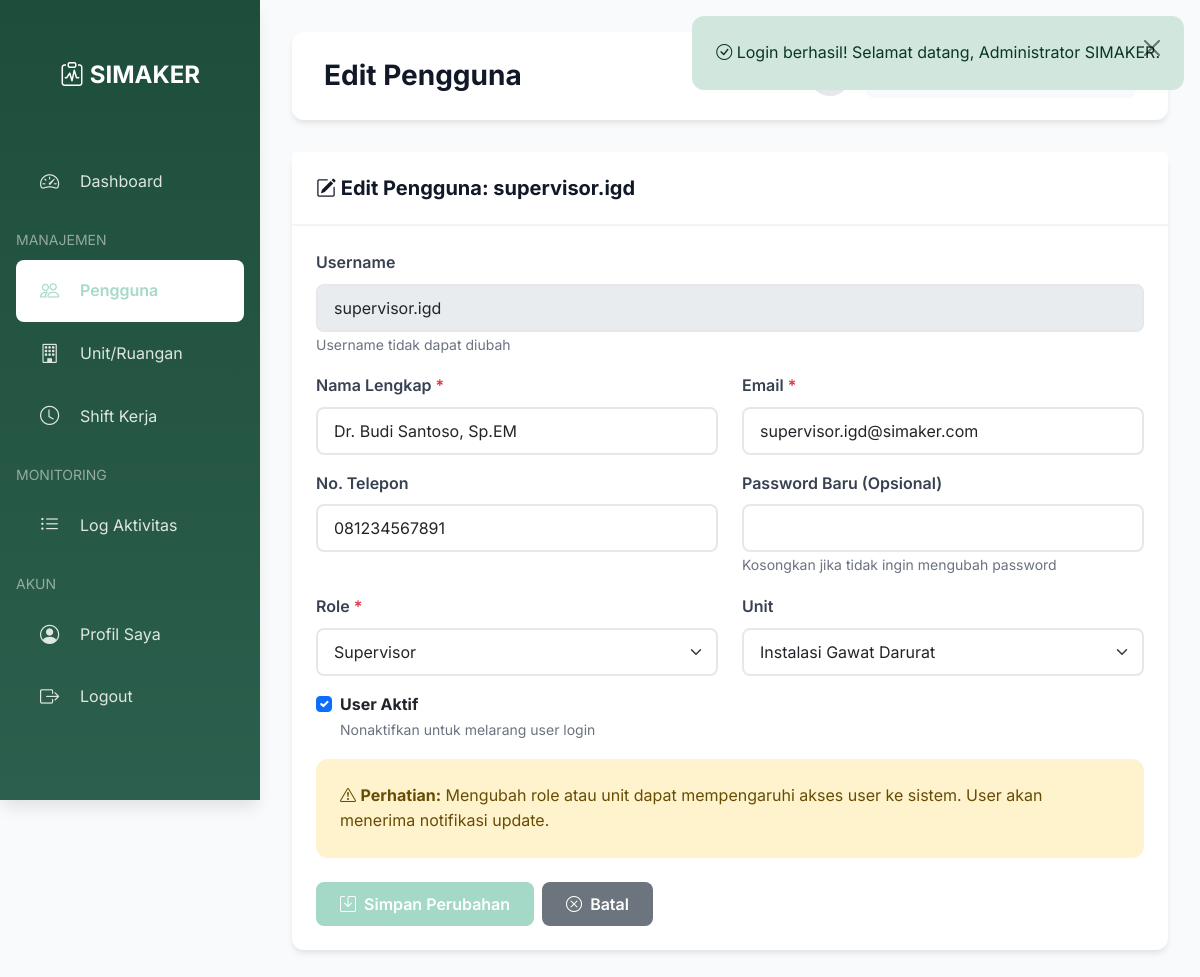
The app's page /modules/admin/users/edit.php?id=2 (signed in) with its own data.
### tables this page shows
CREATE TABLE users (
    id INT AUTO_INCREMENT PRIMARY KEY,
    username VARCHAR(50) UNIQUE NOT NULL,
    email VARCHAR(100) UNIQUE NOT NULL,
    password VARCHAR(255) NOT NULL,
    role_id INT NOT NULL,
    unit_id INT NULL,
    full_name VARCHAR(100) NOT NULL,
    phone VARCHAR(20),
    avatar VARCHAR(255) DEFAULT NULL,
    is_active BOOLEAN DEFAULT 1,
    created_at TIMESTAMP DEFAULT CURRENT_TIMESTAMP,
    updated_at TIMESTAMP DEFAULT CURRENT_TIMESTAMP ON UPDATE CURRENT_TIMESTAMP,
    FOREIGN KEY (role_id) REFERENCES roles(id) ON DELETE RESTRICT,
    FOREIGN KEY (unit_id) REFERENCES units(id) ON DELETE SET NULL
);

CREATE TABLE roles (
    id INT AUTO_INCREMENT PRIMARY KEY,
    role_name VARCHAR(50) UNIQUE NOT NULL,
    description TEXT
);

CREATE TABLE units (
    id INT AUTO_INCREMENT PRIMARY KEY,
    unit_code VARCHAR(20) UNIQUE NOT NULL,
    unit_name VARCHAR(100) NOT NULL,
    description TEXT,
    is_active BOOLEAN DEFAULT 1,
    created_at TIMESTAMP DEFAULT CURRENT_TIMESTAMP
);

### config/database.php (called while the page is built, shortened)
<?php
class Database {
    private static $instance = null;
    private $connection;
    private function __construct() {
        try {
            $dsn = "mysql:host=" . DB_HOST . ";dbname=" . DB_NAME . ";charset=" . DB_CHARSET;
            $options = [
                PDO::ATTR_ERRMODE => PDO::ERRMODE_EXCEPTION,
                PDO::ATTR_DEFAULT_FETCH_MODE => PDO::FETCH_ASSOC,
                PDO::ATTR_EMULATE_PREPARES => false,
            ];
            $this->connection = new PDO($dsn, DB_USER, DB_PASS, $options);
        } catch (PDOException $e) {
            die("Connection failed: " . $e->getMessage());
        }
    }
    public static function getInstance() {
        if (self::$instance === null) {
            self::$instance = new self();
        }
        return self::$instance;
    }
    public function getConnection() {
        return $this->connection;
    }
}
function db() {
    return Database::getInstance()->getConnection();
}
function query($sql, $params = []) {
    $db = db();
    $stmt = $db->prepare($sql);
    $stmt->execute($params);
    return $stmt;
}
function fetchAll($sql, $params = []) {
    $stmt = query($sql, $params);
    return $stmt->fetchAll();
}
function fetchOne($sql, $params = []) {
    $stmt = query($sql, $params);
    return $stmt->fetch();
}

### includes/security.php (called while the page is built, shortened)
<?php
function escapeHtml($text) {
    return htmlspecialchars($text, ENT_QUOTES, 'UTF-8');
}

### modules/admin/users/edit.php (the view, shortened to what this page needs)
<?php
require_once __DIR__ . '/../../../config/database.php';
require_once __DIR__ . '/../../../includes/security.php';
$userId = (int)($_GET['id'] ?? 0);
$user = fetchOne("SELECT * FROM users WHERE id = :id", ['id' => $userId]);
$roles = fetchAll("SELECT * FROM roles ORDER BY role_name");
$units = fetchAll("SELECT * FROM units WHERE is_active = 1 ORDER BY unit_name");
require_once __DIR__ . '/../../../layouts/header.php';
require_once __DIR__ . '/../../../layouts/sidebar-admin.php';
?>
<div class="card">
    <div class="card-header">
        <h5 class="mb-0"><i class="bi bi-pencil-square"></i> Edit Pengguna: <?= escapeHtml($user['username']) ?></h5>
    </div>
    <div class="card-body">
        <form method="POST" class="needs-validation" novalidate>
            <div class="mb-3">
                <label class="form-label">Username</label>
                <input type="text" class="form-control" value="<?= escapeHtml($user['username']) ?>" disabled>
                <small class="text-muted">Username tidak dapat diubah</small>
            </div>
            <div class="row">
                <div class="col-md-6 mb-3">
                    <label for="full_name" class="form-label">Nama Lengkap <span class="text-danger">*</span></label>
                    <input type="text" class="form-control" id="full_name" name="full_name"
                           value="<?= escapeHtml($user['full_name']) ?>" required>
                </div>
                <div class="col-md-6 mb-3">
                    <label for="email" class="form-label">Email <span class="text-danger">*</span></label>
                    <input type="email" class="form-control" id="email" name="email"
                           value="<?= escapeHtml($user['email']) ?>" required>
                </div>
            </div>
            <div class="row">
                <div class="col-md-6 mb-3">
                    <label for="phone" class="form-label">No. Telepon</label>
                    <input type="tel" class="form-control" id="phone" name="phone"
                           value="<?= escapeHtml($user['phone'] ?? '') ?>">
                </div>
                <div class="col-md-6 mb-3">
                    <label for="new_password" class="form-label">Password Baru (Opsional)</label>
                    <input type="password" class="form-control" id="new_password" name="new_password" minlength="6">
                    <small class="text-muted">Kosongkan jika tidak ingin mengubah password</small>
                </div>
            </div>
            <div class="row">
                <div class="col-md-6 mb-3">
                    <label for="role_id" class="form-label">Role <span class="text-danger">*</span></label>
                    <select class="form-select" id="role_id" name="role_id" required>
                        <?php foreach ($roles as $role): ?>
                            <option value="<?= $role['id'] ?>" <?= $role['id'] == $user['role_id'] ? 'selected' : '' ?>>
                                <?= escapeHtml($role['role_name']) ?>
                            </option>
                        <?php endforeach; ?>
                    </select>
                </div>
                <div class="col-md-6 mb-3">
                    <label for="unit_id" class="form-label">Unit</label>
                    <select class="form-select" id="unit_id" name="unit_id">
                        <?php foreach ($units as $unit): ?>
                            <option value="<?= $unit['id'] ?>" <?= $unit['id'] == $user['unit_id'] ? 'selected' : '' ?>>
                                <?= escapeHtml($unit['unit_name']) ?>
                            </option>
                        <?php endforeach; ?>
                    </select>
                </div>
            </div>
            <div class="mb-3">
                <div class="form-check">
                    <input class="form-check-input" type="checkbox" id="is_active" name="is_active"
                           <?= $user['is_active'] ? 'checked' : '' ?>>
                    <label class="form-check-label" for="is_active">
                        <strong>User Aktif</strong>
                    </label>
                    <br><small class="text-muted">Nonaktifkan untuk melarang user login</small>
                </div>
            </div>
            <div class="alert alert-warning">
                <i class="bi bi-exclamation-triangle"></i> <strong>Perhatian:</strong>
                Mengubah role atau unit dapat mempengaruhi akses user ke sistem. User akan menerima notifikasi update.
            </div>
            <div class="d-flex gap-2">
                <button type="submit" class="btn btn-primary">
                    <i class="bi bi-save"></i> Simpan Perubahan
                </button>
                <a href="<?= APP_URL ?>/modules/admin/users/index.php" class="btn btn-secondary">
                    <i class="bi bi-x-circle"></i> Batal
                </a>
            </div>
        </form>
    </div>
</div>
</div>
<?php require_once __DIR__ . '/../../../layouts/footer.php'; ?>

### assets/css/style.css (style rules this page uses)
:root { --primary: #0a98695e; --primary-dark: #0a98695e; --primary-darker: #0a98695e; --primary-light: #0a98695e; --primary-lighter: #0a98695e; --gray-50: #f9fafb; --gray-100: #f3f4f6; --gray-200: #e5e7eb; --gray-300: #d1d5db; --gray-400: #9ca3af; --gray-500: #6b7280; --gray-600: #4b5563; --gray-700: #374151; --gray-800: #1f2937; --gray-900: #111827; --success: #10b981; --warning: #f59e0b; --danger: #ef4444; --info: #3b82f6; --spacing-xs: 0.25rem; --spacing-sm: 0.5rem; --spacing-md: 1rem; --spacing-lg: 1.5rem; --spacing-xl: 2rem; --radius-sm: 0.375rem; --radius-md: 0.5rem; --radius-lg: 0.75rem; --radius-xl: 1rem; --shadow-sm: 0 1px 2px 0 rgb(0 0 0 / 0.05); --shadow-md: 0 4px 6px -1px rgb(0 0 0 / 0.1); --shadow-lg: 0 10px 15px -3px rgb(0 0 0 / 0.1); --shadow-xl: 0 20px 25px -5px rgb(0 0 0 / 0.1); }
* { margin: 0; padding: 0; box-sizing: border-box; }
body { font-family: 'Inter', -apple-system, BlinkMacSystemFont, 'Segoe UI', Roboto, 'Helvetica Neue', Arial, sans-serif; line-height: 1.6; color: var(--gray-800); background-color: var(--gray-50); min-height: 100vh; }
h1, h2, h3, h4, h5, h6 { color: var(--gray-900); font-weight: 700; line-height: 1.2; margin-bottom: var(--spacing-md); }
h5 { font-size: 1.25rem; }
.btn-primary { background-color: var(--primary); border-color: var(--primary); }
.card { border: none; border-radius: var(--radius-lg); box-shadow: var(--shadow-md); margin-bottom: var(--spacing-lg); transition: all 0.3s ease; }
.card-header { background-color: white; border-bottom: 2px solid var(--gray-100); padding: var(--spacing-lg); font-weight: 600; color: var(--gray-800); }
.card-body { padding: var(--spacing-lg); }
.form-label { font-weight: 600; color: var(--gray-700); margin-bottom: var(--spacing-sm); }
.form-control, .form-select { border: 2px solid var(--gray-200); border-radius: var(--radius-md); padding: 0.625rem 1rem; transition: all 0.3s ease; }
.form-control::placeholder { color: var(--gray-400); }
.btn { padding: 0.625rem 1.5rem; border-radius: var(--radius-md); font-weight: 600; transition: all 0.3s ease; border: none; }
.btn i { margin-right: var(--spacing-xs); }
.alert { border-radius: var(--radius-lg); border: none; padding: var(--spacing-lg); margin-bottom: var(--spacing-lg); }
.text-muted { color: var(--gray-500) !important; }
.mb-0 { margin-bottom: 0 !important; }
.mb-3 { margin-bottom: 1rem !important; }

### assets/css/dark-mode.css (style rules this page uses)
body, .card, .table-container, .form-control, .form-select, .btn, .top-navbar { transition: background-color 0.3s ease, color 0.3s ease, border-color 0.3s ease; }

### records on screen
users: username "supervisor.igd", full_name "Dr. Budi Santoso, Sp.EM", email "supervisor.igd@simaker.com", phone "081234567891", role_id "Supervisor", unit_id "Instalasi Gawat Darurat", is_active "☑"

### other values on screen
escapeHtml($flash['message']) "Login berhasil! Selamat datang, Administrator SIMAKER."
escapeHtml($pageTitle) "Edit Pengguna"
